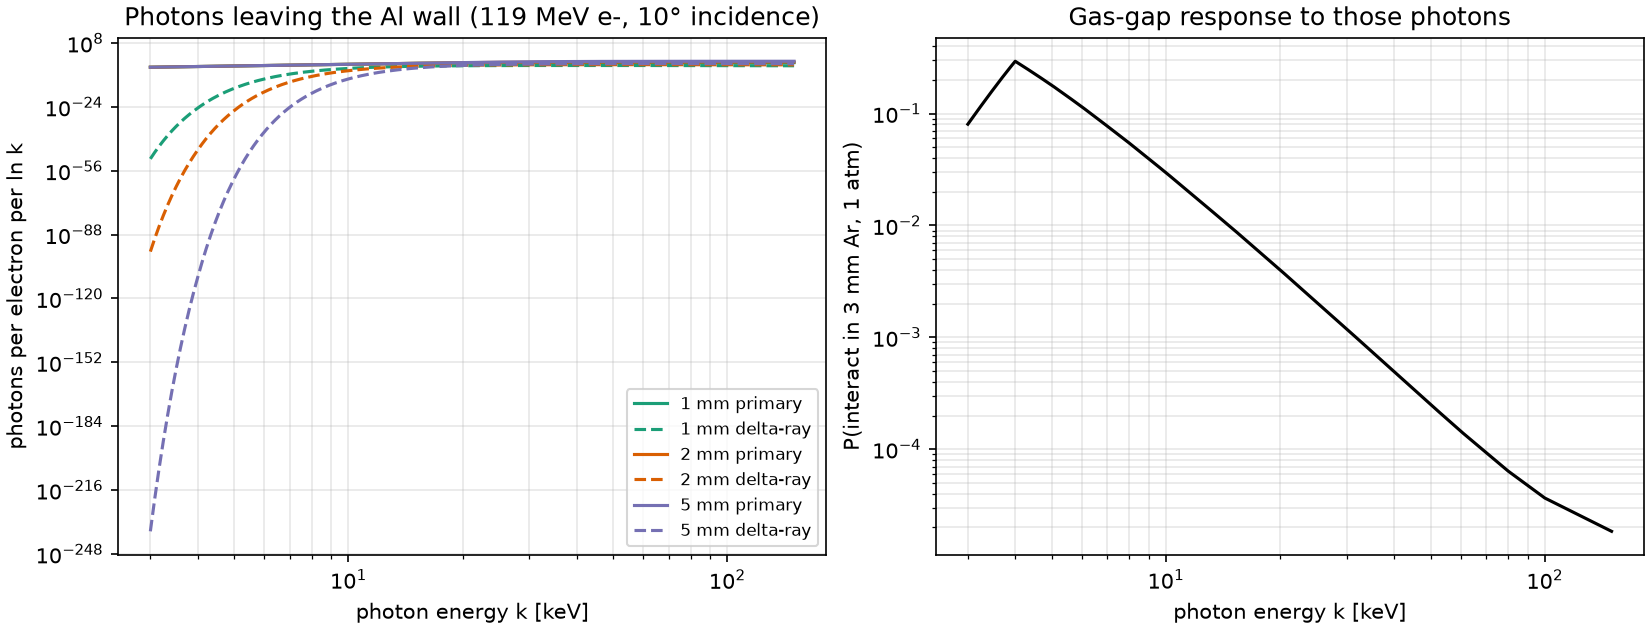

Python code for this plot:
#!/usr/bin/env python3
"""
Analytic estimate: can ~120-145 MeV back-scattered electrons crossing an
aluminium "chapeau" wall produce the low-energy photons seen in simulation?

No Geant4 here -- this is the pencil-and-paper expectation a real simulation
should be compared against.  Photon sources inside the Al slab:

  (1) primary bremsstrahlung of the beam-like electron   (Bethe-Heitler, 1/k)
  (2) bremsstrahlung of knock-on (delta) electrons       (soft, many of them)

Not modelled (all expected to be minor in a thin Al wall): Compton/photoeff.
of the hard brems photons, Al K-fluorescence (1.49 keV, dies in microns),
transition radiation, annihilation, backscatter from things behind the wall.

Inputs that are GUESSES: wall thickness (scanned), incidence angle (scanned).
Data: NIST XCOM mass attenuation (fetched 2026-10-03, physics.nist.gov
XrayMassCoef z13 / z18); X0(Al) = 24.01 g/cm2 (PDG).

Usage:  python chapeau_photons.py        (writes table + figures here)
"""
import math
from pathlib import Path
import numpy as np

OUT = Path(__file__).parent

# ---- constants / materials -------------------------------------------------
ME = 0.511                      # MeV
RHO_AL, X0_AL_G = 2.699, 24.01  # g/cm3, g/cm2
X0_AL = X0_AL_G / RHO_AL        # cm  (8.9 cm)
ZA_AL = 13 / 26.9815
K_DELTA = 0.1535 * ZA_AL * RHO_AL   # MeV/cm : dN/dT = K/(beta^2 T^2) per cm
RHO_AR = 1.66e-3                # g/cm3, 1 atm 20C (pure Ar; mixture unknown)

# NIST: E [keV], mu/rho [cm2/g]
AL = np.array([
 (1,1185),(1.5,402.2),(2,2263),(3,788.0),(4,360.5),(5,193.4),(6,115.3),
 (8,50.33),(10,26.23),(15,7.955),(20,3.441),(30,1.128),(40,0.5685),
 (50,0.3681),(60,0.2778),(80,0.2018),(100,0.1704),(150,0.1378),(200,0.1223)])
# NIST Ar: E [keV], mu_en/rho [cm2/g]  (energy-transfer weighting)
AR_EN = np.array([
 (2,509.3),(3,168.2),(4,697.9),(5,395.3),(6,244.9),(8,112.5),(10,60.38),
 (15,18.86),(20,8.074),(30,2.382),(40,0.9907),(50,0.5020),(60,0.2904),
 (80,0.1280),(100,0.07344),(150,0.03703),(200,0.02998)])

def loglog(tab, k):
    return np.exp(np.interp(np.log(k), np.log(tab[:, 0]), np.log(tab[:, 1])))

def mu_al(k_kev):   # 1/cm
    return loglog(AL, k_kev) * RHO_AL

# ---- electron range (Katz-Penfold, MeV) -----------------------------------
def csda_range_cm(T):           # kinetic T in MeV, Al
    T = np.clip(T, 0.01, 3.0)
    return 0.412 * T**(1.265 - 0.0954*np.log(T)) / RHO_AL

# ---- bremsstrahlung shape --------------------------------------------------
def f_bh(y):
    """Bethe-Heitler (complete screening, no LPM) shape: 4/3(1-y)+y^2."""
    return np.where(y < 1, 4/3*(1-y) + y*y, 0.0)

# ---- (1) primary brems -----------------------------------------------------
def primary_spectrum(k_kev, E_MeV, s_cm):
    """dN/dlnk per electron escaping a slab of path s.  Emission uniform in
    depth, photons travel ~parallel to the electron (cone ~ m/E << MS angle)."""
    k = np.asarray(k_kev) / 1000.0
    mu = mu_al(k_kev)
    esc = (1 - np.exp(-mu*s_cm)) / mu          # cm, = integral of exp(-mu(s-x))dx
    return f_bh(k/(E_MeV+ME)) * esc / X0_AL

# ---- (2) delta-ray brems -----------------------------------------------------
def delta_spectrum(k_kev, E_MeV, s_cm, Tmin=0.010, nT=60):
    """dN/dlnk per primary from brems of knock-on electrons (T>Tmin).
    Each delta radiates over min(range, s/2) with energy loss followed;
    photons attenuated over s/2 on average.  Bethe-Heitler shape used down to
    ~10 keV where it is only good to a factor ~2 (hence 'estimate')."""
    gam = (E_MeV+ME)/ME; beta2 = 1 - 1/gam**2
    Tmax = E_MeV / 2
    Ts = np.geomspace(Tmin, Tmax, nT)
    dT = np.gradient(Ts)
    k = np.asarray(k_kev)/1000.0
    out = np.zeros_like(k)
    att = np.exp(-mu_al(k_kev) * s_cm/2)
    for T0, w in zip(Ts, dT):
        n_delta = K_DELTA / (beta2*T0**2) * s_cm * w     # deltas created
        cap = min(float(csda_range_cm(T0)), s_cm/2)
        # follow slowing down in 20 steps
        steps = 20; ds = cap/steps; T = T0; y_acc = np.zeros_like(k)
        for _ in range(steps):
            Rrem = float(csda_range_cm(T))
            T_new = max(T*(1 - ds/max(Rrem, 1e-9)), 1e-3)   # dE/dx ~ T/R scaling
            Tt = T + ME
            y_acc += f_bh(k/Tt) * (k < T) * ds / X0_AL
            T = T_new
        out += n_delta * y_acc * att
    return out

def band(spec_fn, lo, hi, n=200):
    k = np.geomspace(lo, hi, n)
    return np.trapezoid(spec_fn(k), np.log(k))

def gas_conv(k_kev, d_cm=0.3):
    return 1 - np.exp(-loglog(AR_EN, k_kev)*RHO_AR*d_cm)

def run():
    rows = []
    bands = [(5, 30), (30, 150)]
    print(f"{'E[MeV]':>6} {'inc':>4} {'t[mm]':>5} | "
          f"{'prim 5-30':>10} {'prim 30-150':>11} | {'delta 5-30':>10} {'delta 30-150':>12} | "
          f"{'gas-conv/e- (3mm Ar)':>21}")
    for E in (119.0, 144.0):
        for inc in (10, 40):
            for t_mm in (0.5, 1, 2, 3, 5):
                s = t_mm/10/math.cos(math.radians(inc))
                p = [band(lambda k: primary_spectrum(k, E, s), *b) for b in bands]
                d = [band(lambda k: delta_spectrum(k, E, s), *b) for b in bands]
                kk = np.geomspace(5, 150, 200)
                tot = primary_spectrum(kk, E, s) + delta_spectrum(kk, E, s)
                conv = np.trapezoid(tot*gas_conv(kk), np.log(kk))
                rows.append((E, inc, t_mm, *p, *d, conv))
                print(f"{E:6.0f} {inc:4d} {t_mm:5.1f} | {p[0]:10.2e} {p[1]:11.2e} | "
                      f"{d[0]:10.2e} {d[1]:12.2e} | {conv:21.2e}")
    return rows

def plots():
    import matplotlib; matplotlib.use("Agg")
    import matplotlib.pyplot as plt
    k = np.geomspace(3, 150, 300)
    fig, ax = plt.subplots(1, 2, figsize=(11, 4.2), constrained_layout=True)
    cols = ["#1b9e77", "#d95f02", "#7570b3"]
    for c, t in zip(cols, (1, 2, 5)):
        s = t/10/math.cos(math.radians(10))
        ax[0].loglog(k, primary_spectrum(k, 119, s), c=c, label=f"{t} mm primary")
        ax[0].loglog(k, delta_spectrum(k, 119, s), c=c, ls="--", label=f"{t} mm delta-ray")
    ax[0].set(xlabel="photon energy k [keV]", ylabel="photons per electron per ln k",
              title="Photons leaving the Al wall (119 MeV e-, 10° incidence)")
    ax[0].legend(fontsize=8); ax[0].grid(alpha=.3, which="both")
    ax[1].loglog(k, gas_conv(k), c="k")
    ax[1].set(xlabel="photon energy k [keV]", ylabel="P(interact in 3 mm Ar, 1 atm)",
              title="Gas-gap response to those photons")
    ax[1].grid(alpha=.3, which="both")
    fig.savefig(OUT/"chapeau_photons.png", dpi=150)

if __name__ == "__main__":
    run(); plots()
    # sanity prints
    print("\nX0(Al) = %.2f cm ; MS angle 119 MeV, 2 mm: %.2f deg" % (
        X0_AL, math.degrees(13.6/119*math.sqrt(0.2/X0_AL)*(1+0.038*math.log(0.2/X0_AL)))))
    print("MIP-like dE in 3 mm Ar ~0.76 keV; Ar absorbs 20 keV photon w.p. %.4f, 50 keV %.5f"
          % (gas_conv(20.0), gas_conv(50.0)))
